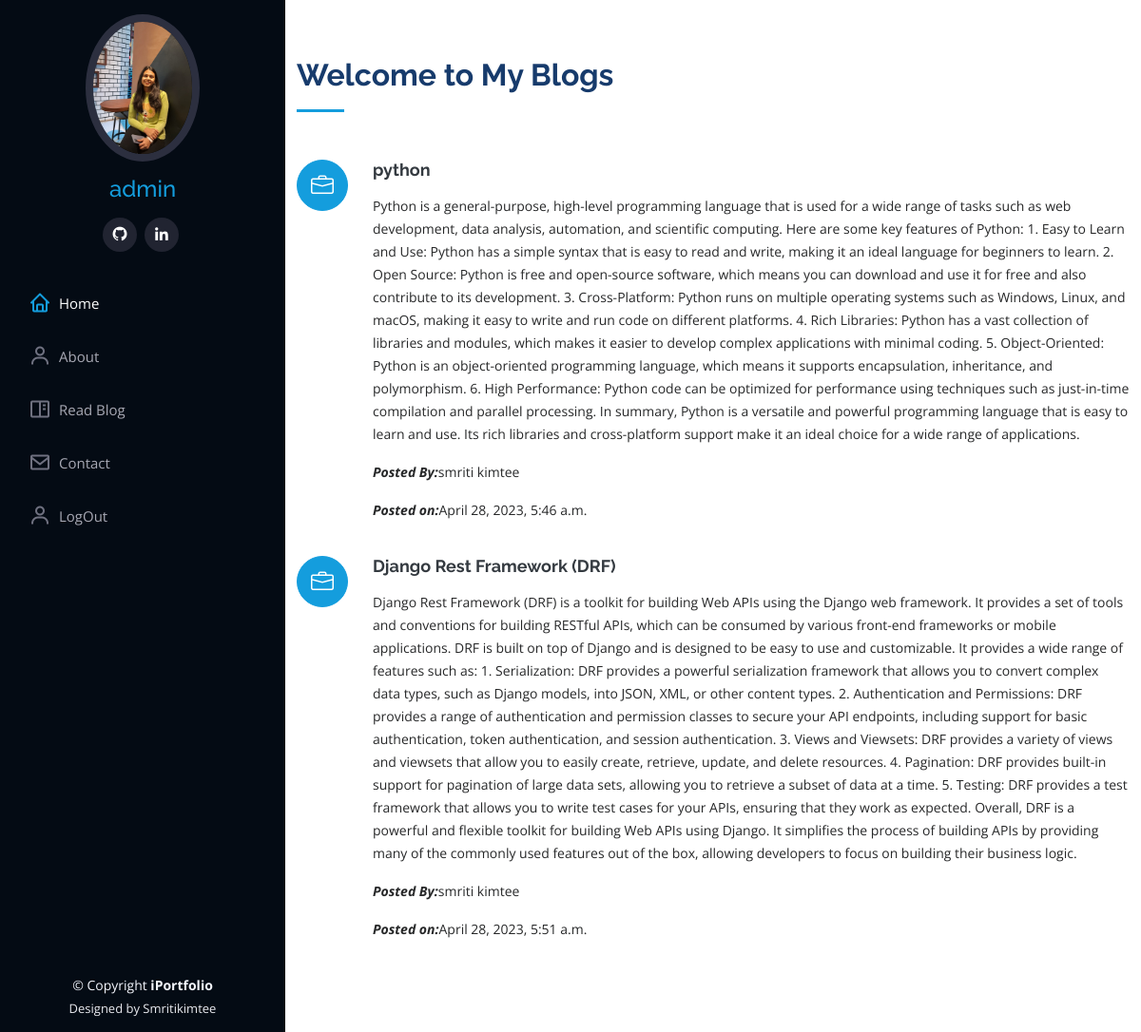
Screenshot of /blog/ (signed in) with the database file from the repository.
### portfolio/models.py (models this page shows)
class Blogs(models.Model):
   title=models.CharField(max_length=60)
   description= models.TextField()
   authname=models.CharField(max_length=20)
   image=models.ImageField(upload_to='blog',blank=True,null=True)
   timestamp=models.DateTimeField(auto_now_add=True,blank=True)

### portfolio/views.py (the view)
# urls.py: path('blog/',views.handleblog,name='handleblog'),
def handleblog(request):
    posts=Blogs.objects.all()
    context={"posts":posts}
    return render(request,'handleblog.html',context)

### templates/handleblog.html (shortened to what this page needs)
{% extends 'basic.html' %}
{% block body %}
<section id="services" class="services">
<div class="container">
      <div class="section-title">
        <h2>Welcome to My Blogs</h2>
      </div>
{% for post in posts %}
      <div class="row ">
        <div class="col-lg-6 col-lg-12 icon-box" data-aos="fade-up">
          <div class="icon"><i class="bi bi-briefcase"></i></div>
          <h4 class="title"><a href="">{{post.title}}</a></h4>
          <p class="description">{{post.description}}</p>
          <p class="description"><b><i>Posted By:</i></b>{{post.authname}}</p>
          <p class="description"><b><i>Posted on:</i></b>{{post.timestamp}}</p>
        </div>
      </div>
{% endfor %}
</div>
</section>
{% endblock body %}

### templates/basic.html (shortened to what this page needs)
{% load static %}
<!DOCTYPE html>
<html lang="en">
<head>
  <link href="{% static 'assets/vendor/aos/aos.css' %}" rel="stylesheet">
  <link href="{% static 'assets/vendor/bootstrap/css/bootstrap.min.css' %}" rel="stylesheet">
  <link href="{% static 'assets/vendor/bootstrap-icons/bootstrap-icons.css' %}" rel="stylesheet">
  <link href="{% static 'assets/vendor/boxicons/css/boxicons.min.css' %}" rel="stylesheet">
  <link href="{% static 'assets/vendor/glightbox/css/glightbox.min.css' %}" rel="stylesheet">
  <link href="{% static 'assets/vendor/swiper/swiper-bundle.min.css' %}" rel="stylesheet">
  <link href="{% static 'assets/css/style.css' %}" rel="stylesheet">
</head>
<body>
  <header id="header">
    <div class="d-flex flex-column">
      <div class="profile">
        <img src="{% static 'assets/img/profile.jpg' %}" alt="" class="img-fluid rounded-circle ">
        {% if request.user.is_authenticated %}
        <center><h4 class="text-light"><a href="index.html">{{request.user}}</a></h4></center>
        {% else %}
         <h1 class="text-light"><a href="index.html">Smriti</a></h1>
        {% endif %}
        <div class="social-links mt-3 text-center">
          <a href="https://github.com/Smriti225/portfolio" class="instagram"><i class="bx bxl-github"></i></a>
          <a href="https://www.linkedin.com/in/smritikimtee1225/" class="linkedin"><i class="bx bxl-linkedin"></i></a>
        </div>
      </div>
      <nav id="navbar" class="nav-menu navbar">
        <ul>
          <li><a href="/" class="nav-link scrollto active"><i class="bx bx-home"></i> <span>Home</span></a></li>
          <li><a href="{%  url 'about' %}" class="nav-link scrollto"><i class="bx bx-user"></i> <span>About</span></a></li>
          <li><a href="{%  url 'handleblog' %}" class="nav-link scrollto"><i class="bx bx-book-content"></i> <span>Read Blog</span></a></li>
          <li><a href="{% url 'contact' %}" class="nav-link scrollto"><i class="bx bx-envelope"></i> <span>Contact</span></a></li>
          {% if not request.user.is_authenticated %}
          <li><a href="{% url 'handlelogin' %}" class="nav-link scrollto"><i class="bx bx-user"></i> <span>SignIn</span></a></li>
          <li><a href="{% url 'signup' %}" class="nav-link scrollto"><i class="bx bx-user"></i> <span>SignUp</span></a></li>
         {% else %}
          <li><a href="{% url 'handlelogout' %}" class="nav-link scrollto"><i class="bx bx-user"></i> <span>LogOut</span></a></li>
          {% endif %}
        </ul>
      </nav>
    </div>
  </header>
  <main id="main">
{% block body %}{% endblock body %}
  </main>
  <footer id="footer">
    <div class="container">
      <div class="copyright">
        &copy; Copyright <strong><span>iPortfolio</span></strong>
      </div>
      <div class="credits">
        Designed by Smritikimtee
      </div>
    </div>
  </footer>
</body>
</html>

### static/assets/css/style.css (style rules this page uses)
body { font-family: "Open Sans", sans-serif; color: #272829; }
a { color: #149ddd; text-decoration: none; }
h1, h2, h3, h4, h5, h6 { font-family: "Raleway", sans-serif; }
#header { position: fixed; top: 0; left: 0; bottom: 0; width: 300px; transition: all ease-in-out 0.5s; z-index: 9997; transition: all 0.5s; padding: 0 15px; background: #040b14; overflow-y: auto; }
#header .profile img { margin: 15px auto; display: block; width: 120px; border: 8px solid #2c2f3f; }
#header .profile .social-links a { font-size: 18px; display: inline-block; background: #212431; color: #fff; line-height: 1; padding: 8px 0; margin-right: 4px; border-radius: 50%; text-align: center; width: 36px; height: 36px; transition: 0.3s; }
#main { margin-left: 300px; }
.nav-menu { padding: 30px 0 0 0; }
.nav-menu * { margin: 0; padding: 0; list-style: none; }
.nav-menu>ul>li { position: relative; white-space: nowrap; }
.nav-menu a, .nav-menu a:focus { display: flex; align-items: center; color: #a8a9b4; padding: 12px 15px; margin-bottom: 8px; transition: 0.3s; font-size: 15px; }
.nav-menu a i, .nav-menu a:focus i { font-size: 24px; padding-right: 8px; color: #6f7180; }
.nav-menu a:hover, .nav-menu .active, .nav-menu .active:focus, .nav-menu li:hover>a { text-decoration: none; color: #fff; }
.nav-menu a:hover i, .nav-menu .active i, .nav-menu .active:focus i, .nav-menu li:hover>a i { color: #149ddd; }
section { padding: 60px 0; overflow: hidden; }
.section-title { padding-bottom: 30px; }
.section-title h2 { font-size: 32px; font-weight: bold; margin-bottom: 20px; padding-bottom: 20px; position: relative; color: #173b6c; }
.section-title h2::after { content: ""; position: absolute; display: block; width: 50px; height: 3px; background: #149ddd; bottom: 0; left: 0; }
.services .icon-box { margin-bottom: 20px; }
.services .icon { float: left; display: flex; align-items: center; justify-content: center; width: 54px; height: 54px; background: #149ddd; border-radius: 50%; transition: 0.5s; border: 1px solid #149ddd; }
.services .icon i { color: #fff; font-size: 24px; line-height: 0; }
.services .title { margin-left: 80px; font-weight: 700; margin-bottom: 15px; font-size: 18px; }
.services .title a { color: #343a40; }
.services .description { margin-left: 80px; line-height: 24px; font-size: 14px; }
#footer { padding: 15px; color: #f4f6fd; font-size: 14px; position: fixed; left: 0; bottom: 0; width: 300px; z-index: 9999; background: #040b14; }
#footer .copyright { text-align: center; }
#footer .credits { padding-top: 5px; text-align: center; font-size: 13px; color: #eaebf0; }

### rows the page displays
Blogs: title "python", description "Python is a general-purpose, high-level programming language that is used for a wide range of tasks such as web development, data analysis, automation, and scientific computing. Here are some key features of Python: 1. Easy to Learn and Use: Python has a simple syntax that is easy to read and write, making it an ideal language for beginners to learn. 2. Open Source: Python is free and open-source software, which means you can download and use it for free and also contribute to its development. 3. Cross-Platform: Python runs on multiple operating systems such as Windows, Linux, and macOS, making it easy to write and run code on different platforms. 4. Rich Libraries: Python has a vast…", authname "smriti kimtee", timestamp "April 28, 2023, 5:46 a.m."
Blogs: title "Django Rest Framework (DRF)", description "Django Rest Framework (DRF) is a toolkit for building Web APIs using the Django web framework. It provides a set of tools and conventions for building RESTful APIs, which can be consumed by various front-end frameworks or mobile applications. DRF is built on top of Django and is designed to be easy to use and customizable. It provides a wide range of features such as: 1. Serialization: DRF provides a powerful serialization framework that allows you to convert complex data types, such as Django models, into JSON, XML, or other content types. 2. Authentication and Permissions: DRF provides a range of authentication and permission classes to secure your API endpoints, including support for…", authname "smriti kimtee", timestamp "April 28, 2023, 5:51 a.m."

### other values shown
{{ request.user }} "admin"
